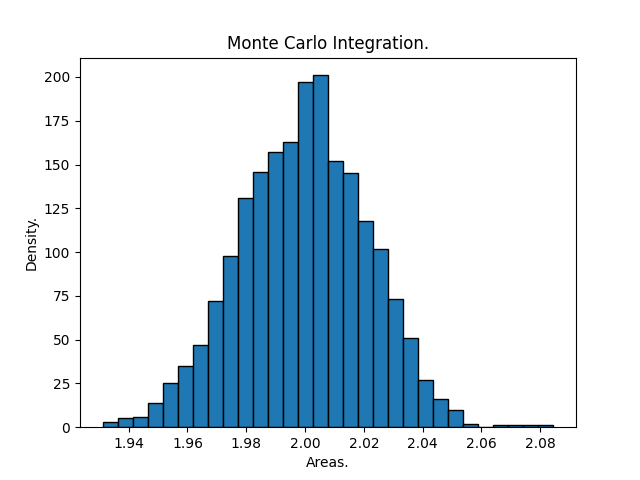

This figure's Python source:
from scipy import random
import numpy as np
import matplotlib.pyplot as plt


a = 0
b = np.pi
N = 2000

def sin(x):
	return np.sin(x)

plots = []

for i in range(N):
	xrand = np.zeros(N)

	for i in range (len(xrand)):
		xrand[i] = random.uniform(a,b)
	integral = 0.0

	for i in xrand:
		integral += sin(i)

	ans = (b-a)/float(N)*integral
	plots.append(ans)

plt.title("Monte Carlo Integration.")
plt.hist (plots, bins=30, ec="black")
plt.xlabel("Areas.")
plt.ylabel("Density.")
plt.savefig("monte_carlo.png")
plt.show()
